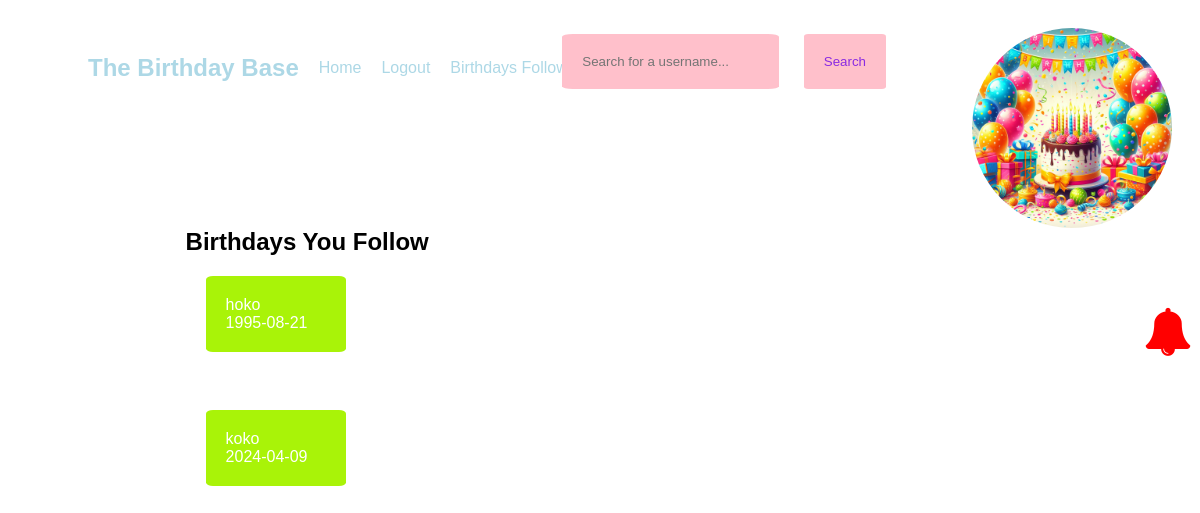
The page /bdaysfollowing (signed in) on the database as committed earlier.
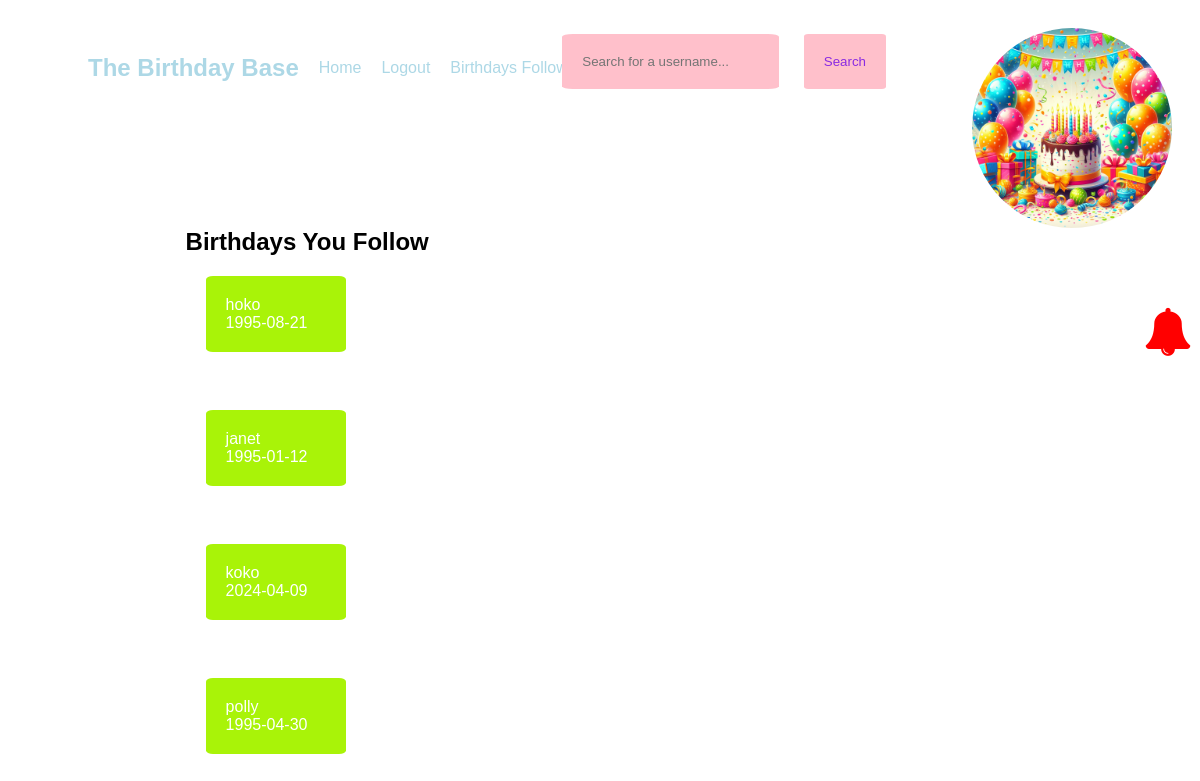
The same page on the database as committed later.
### app.py (models this page shows, shortened)
class Follow(db.Model):
    follower_id = db.Column(db.Integer, db.ForeignKey("user.id"), primary_key=True)
    followed_id = db.Column(db.Integer, db.ForeignKey("user.id"), primary_key=True)
    timestamp = db.Column(db.DateTime, default=datetime.now())

class User(db.Model, UserMixin):
    id = db.Column(db.Integer, primary_key=True)
    username = db.Column(db.String(20), nullable=False, unique=True)
    password = db.Column(db.String(80), nullable=False)
    first_name = db.Column(db.String(20), nullable=False)
    last_name = db.Column(db.String(80), nullable=True)
    birthday = db.Column(db.Date, nullable=False)
    profile_pic = db.Column(db.String(), default="default.jpg")
    followed = db.relationship(
        "Follow",
        foreign_keys=[Follow.follower_id],
        backref=db.backref("follower", lazy="joined"),
        lazy="dynamic",
        cascade="all, delete-orphan",
    )
    followers = db.relationship(
        "Follow",
        foreign_keys=[Follow.followed_id],
        backref=db.backref("followed", lazy="joined"),
        lazy="dynamic",
        cascade="all, delete-orphan",
    )
    postsender = db.relationship(
        "Post",
        backref=backref("postsender", uselist=False),
        foreign_keys=[Post.sender],
        lazy=True,
    )

### app.py (the view)
@app.route('/bdaysfollowing')
def bdaysfollowing():
    user_id = flask_login.current_user.id
    bday = Follow.query.filter_by(follower_id=user_id)
    return render_template("birthdaysfollowing.html", bday=bday)

### app.py (called while the page is built)
@login_manager.user_loader
def load_user(user_id):
    return User.query.get(int(user_id))

@app.context_processor
def base():
    def notifbday():
        if current_user.is_authenticated:
            user_id = flask_login.current_user.id
            today = datetime.now()
            one = today + relativedelta(months=1)
            print(one)
            birthdays_in_last_month = User.query.join(
                Follow, User.id == Follow.follower_id
            ).filter(
                and_(
                    (func.extract('month', User.birthday) >= today.month),
                    (func.extract('day', User.birthday) >= today.day),
                ),
                and_(
                    (func.extract('month', User.birthday) <= one.month),
                    (func.extract('day', User.birthday) <= one.day)
                )
            ).all()
            print(birthdays_in_last_month)
            return birthdays_in_last_month
    return dict(notif=notifbday)

### templates/birthdaysfollowing.html
{% extends 'base.html' %} {% block content %}
<section>
  <h1>Birthdays You Follow</h1>
  {% for b in bday %}
  <div class="bdayfollowing">
<a href="{{ url_for('profile', username=b.followed.username) }}">
    {{ b.followed.username }}<br> {{ b.followed.birthday }}
  </a>
  </div>
  <br>
  {% endfor %}
</section>
{% endblock %}

### templates/base.html (shortened to what this page needs)
<!DOCTYPE html>
<html lang="en">
  <head>
    <link
      rel="stylesheet"
      href="https://cdnjs.cloudflare.com/ajax/libs/font-awesome/4.7.0/css/font-awesome.min.css"
    />
    <link
      rel="stylesheet"
      href="{{ url_for('static', filename='css/all.css') }}"
    />
  </head>
  <body>
    <nav>
      <ul>
        <li>
          <a href="/"><h1>The Birthday Base</h1></a>
        </li>
        <li><a href="{{ url_for('home')}}">Home</a></li>
        {% if current_user.is_authenticated %}
        <li><a href="{{url_for('logout')}}">Logout</a></li>
        {% else %}
        <li><a href="{{ url_for('login') }}">Login</a></li>
        <li><a href="{{ url_for('register') }}">Register</a></li>
        {% endif %}
        <li>
          <a href="{{ url_for('bdaysfollowing') }}">Birthdays Following</a>
        </li>
        <form action="{{ url_for('search') }}" method="get">
          <input
            type="text"
            name="username"
            placeholder="Search for a username..."
          />
          <input type="submit" value="Search" />
        </form>
      </ul>
      <img
        class="logo"
        src="{{ url_for('static', filename='images/bday.jpg') }}"
      />
      <div class="popup" id="myPopup">
        <i id="notif" class="fa fa-bell" style="font-size: 48px; color: red"></i>
      </div>
    </nav>
    {% block content %} {% endblock %}
  </body>
</html>

### static/css/all.css (style rules this page uses)
html { font-family: Impact, Haettenschweiler, "Arial Narrow Bold", sans-serif; margin: 0; }
ul { list-style-type: none; display: inline-flex; }
ul li { margin: auto; }
nav a { display: inline-flex; padding: 10px; }
.logo { border-radius: 50%; width: 200px; height: 200px; object-fit: cover; position: absolute; right: 0px; margin: 20px; }
a:link { text-decoration: none; color: lightblue; }
nav { display: inline-flex; position: relative; width: 100%; }
nav h1 { padding-left: 30px; }
section { margin-left: 15%; margin-top: 100px; margin-bottom: 100px; }
input { background-color: pink; color: blueviolet; font-weight: 100; padding: 20px; border: 0; border-radius: 5%; }
nav form { position: absolute; right: 25%; }
nav form input { margin: 10px; }
.bdayfollowing { padding: 20px; margin: 20px; border-radius: 5%; background-color: #a9f308; color: white; width: 10%; }
.bdayfollowing a { color: white; }
.popup i { position: absolute; right: 0px; top: 300px; }

Rows that differ between the two databases and show on the page:
added Follow: followed.username "janet", followed.birthday "1995-01-12"
added Follow: followed.username "polly", followed.birthday "1995-04-30"
